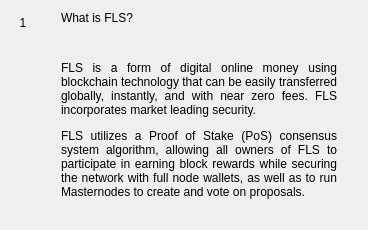
                  <widget class="QWidget" name="widgetFaq1" native="true">
                   <property name="minimumSize">
                    <size>
                     <width>300</width>
                     <height>0</height>
                    </size>
                   </property>
                   <layout class="QHBoxLayout" name="horizontalLayout_1" stretch="0,1">
                    <item alignment="Qt::AlignTop">
                     <widget class="QLabel" name="labelNumber1">
                      <property name="minimumSize">
                       <size>
                        <width>24</width>
                        <height>24</height>
                       </size>
                      </property>
                      <property name="maximumSize">
                       <size>
                        <width>16777215</width>
                        <height>24</height>
                       </size>
                      </property>
                      <property name="text">
                       <string>1</string>
                      </property>
                      <property name="alignment">
                       <set>Qt::AlignCenter</set>
                      </property>
                     </widget>
                    </item>
                    <item>
                     <layout class="QVBoxLayout" name="verticalLayout_61">
                      <property name="leftMargin">
                       <number>20</number>
                      </property>
                      <property name="rightMargin">
                       <number>20</number>
                      </property>
                      <item>
                       <widget class="QLabel" name="labelSubtitle1">
                        <property name="text">
                         <string>What is FLS?</string>
                        </property>
                        <property name="wordWrap">
                         <bool>true</bool>
                        </property>
                       </widget>
                      </item>
                      <item>
                       <spacer name="verticalSpacer_10">
                        <property name="orientation">
                         <enum>Qt::Vertical</enum>
                        </property>
                        <property name="sizeType">
                         <enum>QSizePolicy::Fixed</enum>
                        </property>
                        <property name="sizeHint" stdset="0">
                         <size>
                          <width>20</width>
                          <height>30</height>
                         </size>
                        </property>
                       </spacer>
                      </item>
                      <item>
                       <widget class="QLabel" name="labelContent1">
                        <property name="text">
                         <string>
                           &lt;html&gt;&lt;head/&gt;&lt;body&gt;&lt;p align=&quot;justify&quot;&gt;
                           FLS is a form of digital online money using blockchain technology
                           that can be easily transferred globally, instantly, and with near
                           zero fees.  FLS incorporates market leading security.
                           &lt;/p&gt;&lt;p align=&quot;justify&quot;&gt;
                           FLS utilizes a Proof of Stake (PoS) consensus system algorithm,
                           allowing all owners of FLS to participate in earning block rewards
                           while securing the network with full node wallets, as well as to
                           run Masternodes to create and vote on proposals.
                           &lt;/p&gt;&lt;/body&gt;&lt;/html&gt;
                         </string>
                        </property>
                        <property name="alignment">
                         <set>Qt::AlignLeading|Qt::AlignLeft|Qt::AlignTop</set>
                        </property>
                        <property name="wordWrap">
                         <bool>true</bool>
                        </property>
                       </widget>
                      </item>
                      <item>
                       <spacer name="verticalSpacer_11">
                        <property name="orientation">
                         <enum>Qt::Vertical</enum>
                        </property>
                        <property name="sizeHint" stdset="0">
                         <size>
                          <width>20</width>
                          <height>20</height>
                         </size>
                        </property>
                       </spacer>
                      </item>
                     </layout>
                    </item>
                   </layout>
                  </widget>
